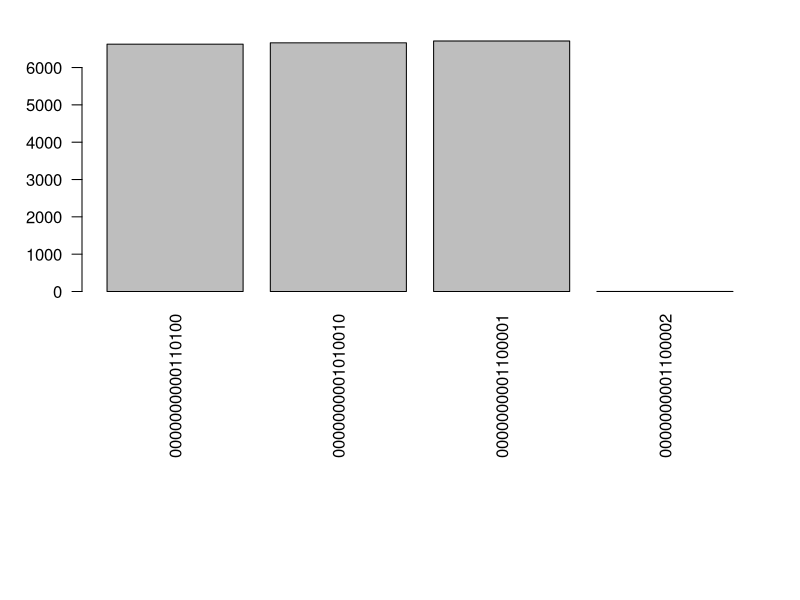

The R script that drew this image:
## ---- chunk 1
# This is a degree-sequence-preserving sampling algorith
sample_graph <- function(x, n = 15L * sum(x != 0L)) {
  
  # Obtaining the positions of the non-zero elements
  ids <- which(x != 0L, arr.ind = TRUE)
  
  # Sampling the ends
  new_ids <- sample.int(nrow(ids), size = n * 2L, replace = TRUE)
  new_ids <- matrix(new_ids, ncol = 2L)

  
  for (i in 1:n) 
    ids[,2][new_ids[i,]] <- ids[,2][new_ids[i,2:1]]

  ans <- matrix(0, nrow = nrow(x), ncol =ncol(x))
  for (i in 1:nrow(ids))
    ans[ids[i,,drop=FALSE]] <- ans[ids[i,,drop=FALSE]] + 1
  
  ans
  
}
## ---- chunk 2
# Testing
set.seed(1231)
N <- 4

# Baseline graph
x <- matrix(0L, N, N)
x[sample.int(N^2, N)] <- 1L

deg_seq0 <- cbind(rowSums(x), colSums(x))

ntests <- 1e3
npass  <- 0
for (i in 1:ntests) {
  x2 <- sample_graph(x)
  npass <- npass + all(deg_seq0 == cbind(rowSums(x2), colSums(x2)))
}

message(npass, " out of ", ntests, " have the same sequence")
## ---- chunk 3
ntests <- 2e4
samps  <- NULL
for (i in 1:ntests) {
  x <- sample_graph(x)
  samps <- c(samps, paste(as.vector(x), collapse= ""))
}

op <- par(las=2, mai = par("mai")*c(3,1,.5,1))
barplot(table(samps), horiz = FALSE)
par(op)
